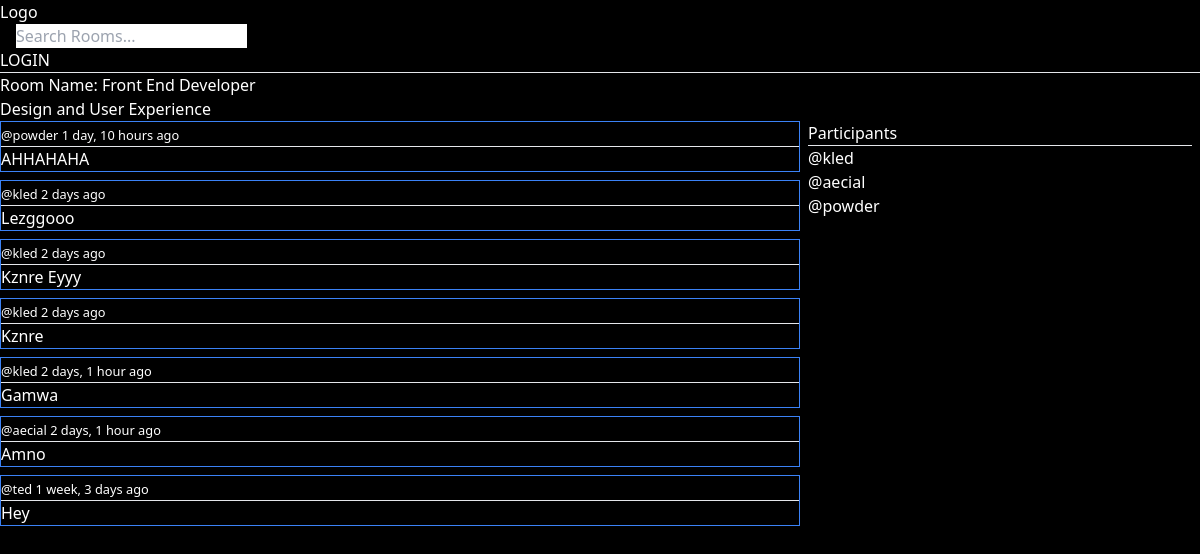
/room/2/, run on an earlier commit of the app's database.
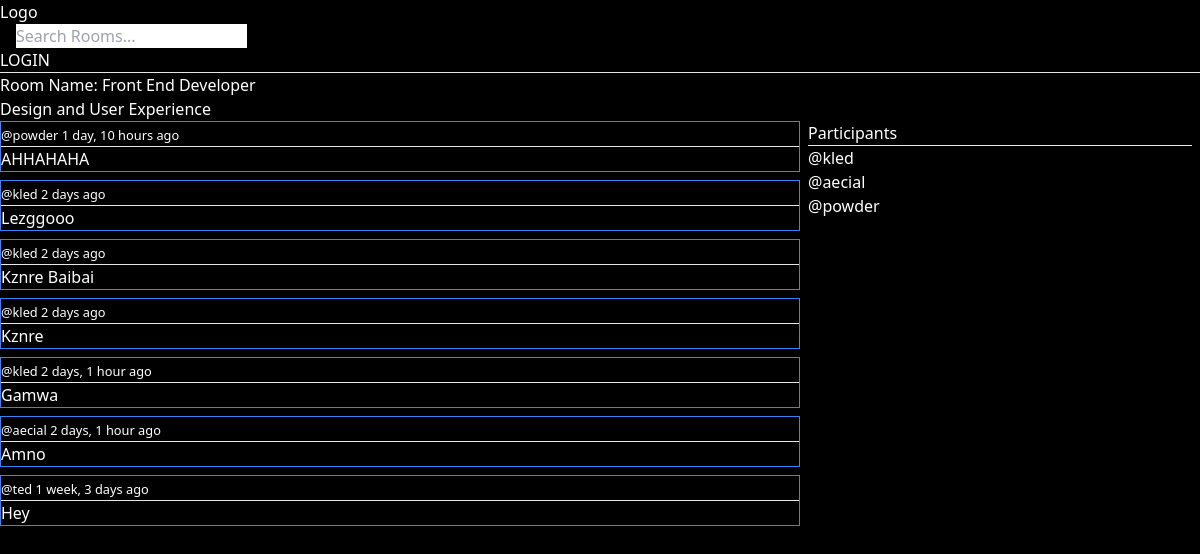
And on a later commit of the database.
### base/models.py (models this page shows, shortened)
class Message(models.Model):
    user = models.ForeignKey(User, on_delete=models.CASCADE)
    room = models.ForeignKey(Room, on_delete=models.CASCADE)
    body = models.TextField()
    updated = models.DateTimeField(auto_now=True)
    created = models.DateTimeField(auto_now_add=True)
    class Meta:
        ordering = ['-updated', '-created']

### base/views.py (the view, shortened to what this page needs)
# urls.py: path('room/<str:pk>/', views.room, name='room'),
def room(request, pk):
    room = Room.objects.get(id=pk)
    room_messages = room.message_set.all().order_by('-created')
    participants = room.participants.all()
    context = {'information': room, 'room_messages': room_messages, 'participants': participants}
    return render(request, 'base/room.html', context)

### base/models.py (called while the page is built)
    def __str__(self):
        return self.name

### base/templates/base/room.html (shortened to what this page needs)
{% extends 'main.html'%} {% block content %} {% if information%}
<h1>Room Name: {{information}}</h1>
{{information.description}} {% else %}
<h1>Room</h1>
{% endif %}
<div class="grid grid-cols-3">
  <div class="col-span-2">
    {% for room_message in room_messages %}
    <div class="border border-blue-500 mb-2">
      <small
        >@{{room_message.user}} {{room_message.created|timesince}} ago</small
      >
      <hr />
      <p>{{room_message.body}}</p>
    </div>
    {% endfor %}
  </div>
  <div class="px-2">
    <h3>Participants</h3>
    <hr />
    {% for user in participants %}
    <p>@{{user.username}}</p>
    {%endfor%}
  </div>
</div>
{% endblock %}

What changed in the data, as far as the page shows it:
changed Message: body "Kznre Eyyy" → "Kznre Baibai"
